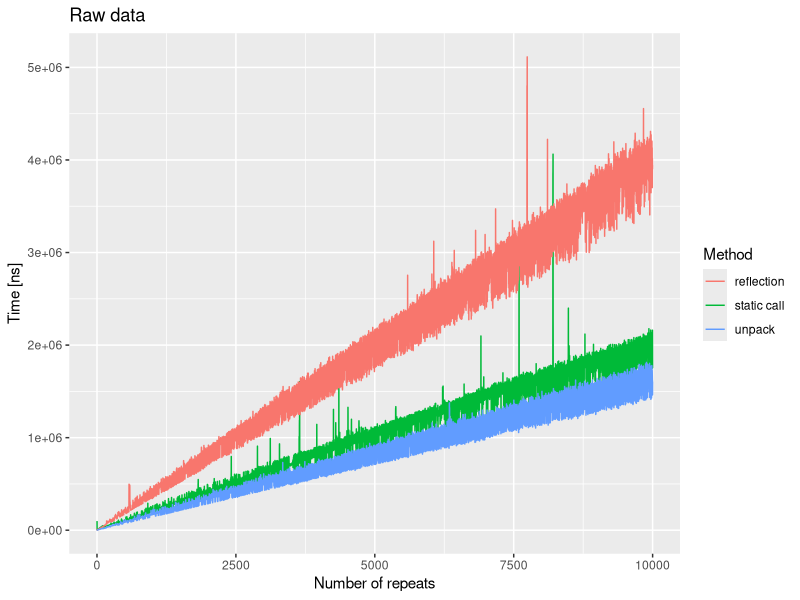
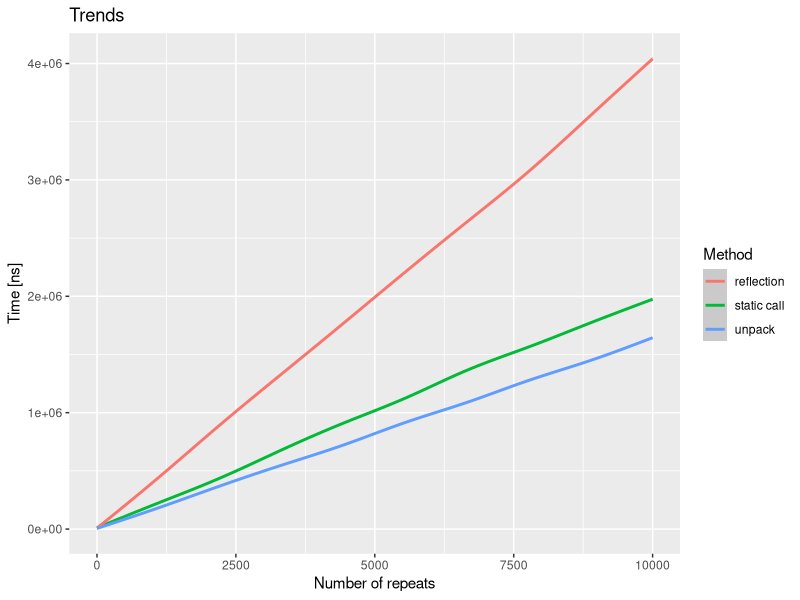

Write the R code that produced these figures, in order.
## ---- chunk 1
library(ggplot2)
library(dplyr)
library(reshape2)
## ---- chunk 2
data <- as.data.frame(read.csv(file="data.csv", header=TRUE, sep=","))

drawChart <- function(data,title,type){
  data %>% ggplot(aes(no, y=value, color=variable)) +
        type(aes(y=call, col="static call")) + 
        type(aes(y=reflection, col="reflection")) +
        type(aes(y=unzip, col="unpack")) +
        ggtitle(title) + 
        xlab("Number of repeats") +
        ylab("Time [ns]") +
        labs(color='Method') 
        
}

drawChart(data,"Raw data",geom_line)
## ---- chunk 3
drawChart(data,"Trends",geom_smooth)
## ---- chunk 4
lastRow <- data %>% tail(1) %>% mutate(call=format(round(call/no,2),nsmall=2), reflection=format(round(reflection/no,2),nsmall=2), unzip=format(round(unzip/no,2),nsmall=2))

